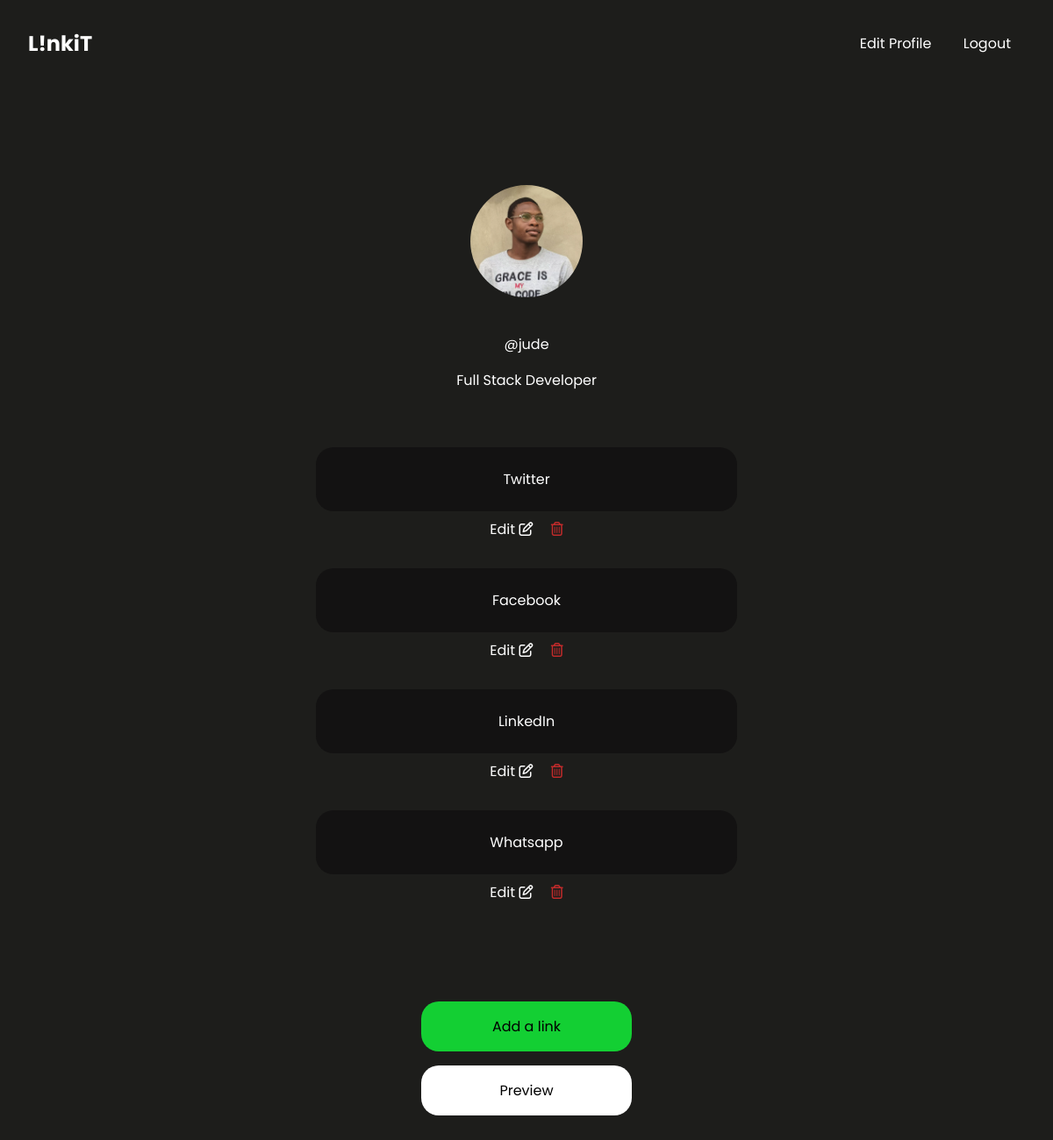
The page /admin-page/ (signed in) on the database as committed earlier.
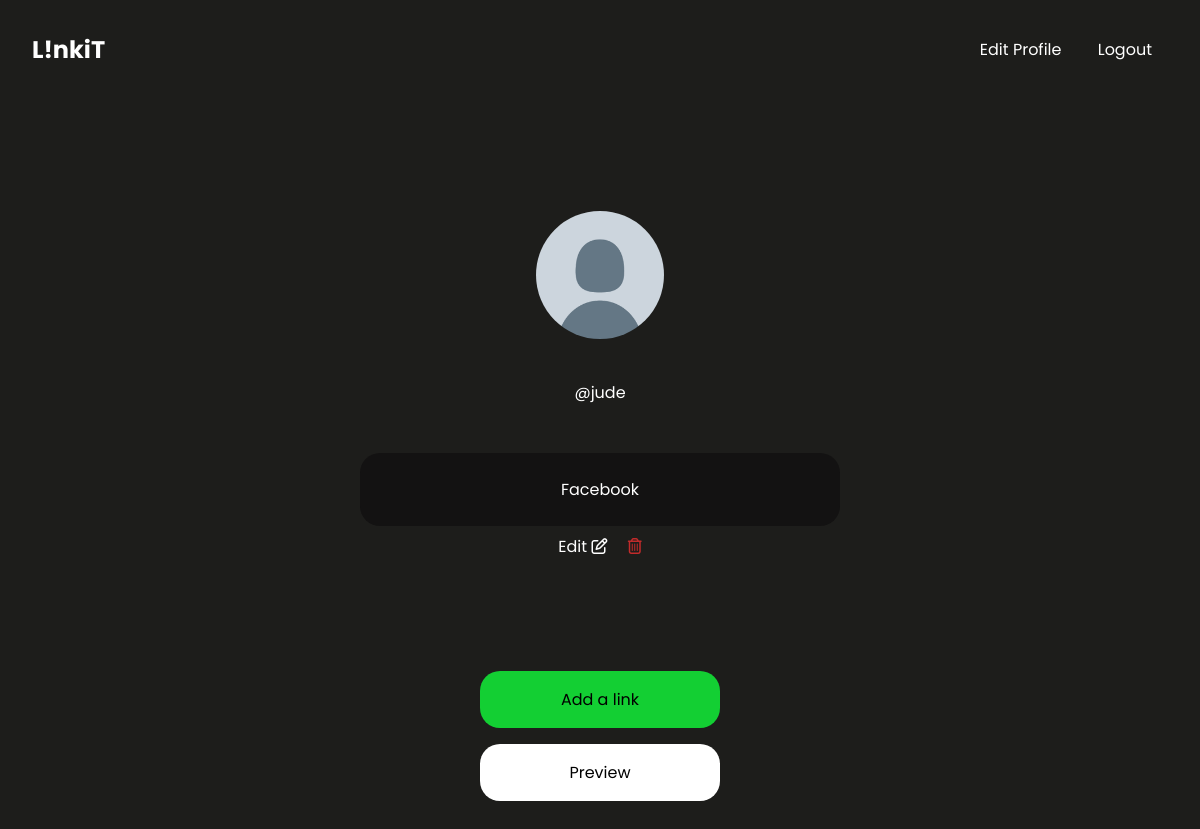
The same page on the database as committed later.
### lta/models.py (models this page shows, shortened)
class User(AbstractUser):
    name = models.CharField(max_length=200, null=True)
    email = models.EmailField(unique=True, null=True)
    bio = models.TextField(null=True, blank=True)
    profile_image = models.ImageField(
        null=True, blank=True, default="avatar.png", upload_to='images/')
    USERNAME_FIELDS = "email"
    REQUIRED_FIELDS = []

class Link(models.Model):
    name = models.CharField(max_length=15)
    url = models.CharField(max_length=50)

### lta/views.py (the view)
# urls.py: path("admin-page/", views.admin, name="admin"),
@login_required(login_url="loginpage")
def admin(request):
    links = Link.objects.all()
    context = {"links": links, }
    return render(request, "lta/admin.html", context)

### lta/templates/lta/admin.html
{% extends 'lta/main.html' %} {% load static %} {% block content %}
<div class="container">
  <div class="profile-section">
    {% if request.user.profile_image %}
    <img src="{{ request.user.profile_image.url }}" alt="" /><br />
    {% endif %}
    <span class="username">@{{request.user.username}}</span>
    {% if request.user.bio %}
    <span class="bio">{{ request.user.bio }}</span>
    {% endif %}
  </div>
  {% for link in links %}
  <ul class="links">
    <li class="link">
      <a class="link-name" href="{{link.url}}">{{link.name}}</a>
    </li>
    <div class="edit-delete-link-container">
      <a class="edit" href="{% url 'updatelink' link.id %}"
        >Edit <i class="fa fa-pencil-square-o" aria-hidden="true"></i
      ></a>
      <a class="delete" href="{% url 'deletelink' link.id %}"
        ><i class="fa fa-trash-o" aria-hidden="true"></i
      ></a>
    </div>
  </ul>
  {% empty %}
  <ul>
    <li class="link">You have no links, click the link below to add</li>
  </ul>
  {% endfor %}
  <div class="bottom-btns">
    <a href="{% url 'addlink' %}" class="add-a-link">Add a link</a>
    <a href="{% url 'preview' request.user.username %}" class="preview"
      >Preview</a
    >
  </div>
</div>
{% endblock %}

### lta/templates/lta/main.html (shortened to what this page needs)
{% load static %}
<!DOCTYPE html>
<html lang="en">
  <head>
    <link
      rel="stylesheet"
      type="text/css"
      href="{% static 'styles/style.css' %}"
    />
  </head>
  <body>
    {% include "lta/navbar.html" %} {% block content %} {% endblock %}
  </body>
</html>

### lta/templates/lta/navbar.html
{% load static %}
<link rel="stylesheet" type="text/css" href="{% static 'styles/style.css' %}" />
<div class="navbar">
  <a href="{% url 'admin' %}"><h2>L!nkiT</h2></a>
  <div class="nav-links">
    {% if request.user.is_authenticated %}
    <a href="{% url 'updateprofile' %}">Edit Profile</a>
    <a href="{% url 'logoutpage' %}">Logout</a>
    {% endif %}
  </div>
</div>

### static/styles/style.css (style rules this page uses)
* { margin: 0; padding: 0; box-sizing: border-box; font-family: "poppins"; color: white; }
body { background: #1d1d1b; }
li { list-style: none; }
a { text-decoration: none; }
.links { margin: 1em; }
.link { padding: 1.5em 1em; text-align: center; border-radius: 20px; width: 30em; transition: 0.5s; background: #131212; }
.edit-delete-link-container { text-align: center; margin-top: 0.5em; }
.edit { margin-right: 1em; }
.delete, .fa-trash-o { color: rgb(194, 43, 43); }
.bottom-btns { margin-top: 5em; position: -webkit-sticky; position: sticky; }
.bottom-btns a { display: block; text-align: center; margin: 1em auto; padding: 1em; border-radius: 20px; color: black; width: 15em; }
.add-a-link { background: #13cf33; }
.preview { background: white; }
.profile-section { margin: 2em 1em; text-align: center; }
.profile-section img { display: block; margin: 1em auto; width: 8em; height: 8em; border-radius: 50%; background-position: center; }
.container { display: flex; flex-direction: column; align-items: center; margin: 4em 0; }
.navbar { display: flex; flex-direction: row; justify-content: space-between; padding: 2em; align-items: center; }
.nav-links a { margin: 0 1em; }

Rows that differ between the two databases and show on the page:
removed Link: name "Twitter"
removed Link: name "LinkedIn"
removed Link: name "Whatsapp"
changed User "jude": user.profile_image: picture removed, a placeholder shows; bio "Full Stack Developer" → empty (drawn); user.bio "Full Stack Developer" → (not shown)
